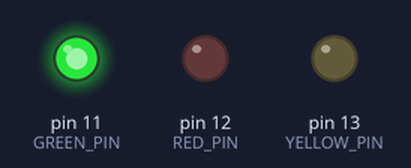
This sketch was run on a simulated Arduino Uno, built with avr-gcc and run on an emulated ATmega328P. On the bench: output pins drawn as LEDs (lit = HIGH).

Above: at 3.0 s.
At 7.5 s:
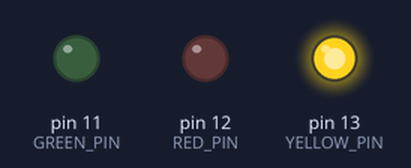
At 11.0 s:
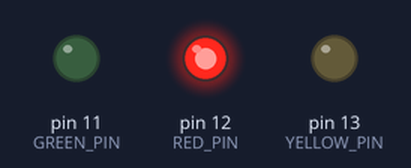
At 15.0 s:
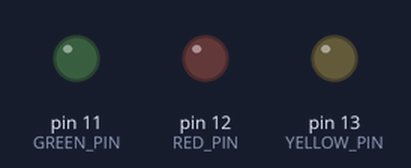
Timing chart, 0 to 22.1 s (numbered marks = the images above):
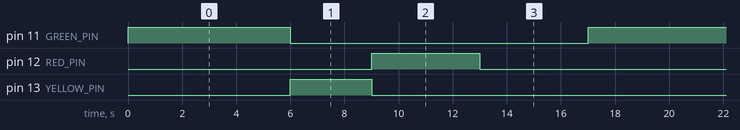

Measured:
- by itself, pin 11 (GREEN_PIN): alternates HIGH for 6.0 s and LOW for 11.0 s
- by itself, pin 12 (RED_PIN): alternates HIGH for 4.0 s and LOW for 13.0 s
- by itself, pin 13 (YELLOW_PIN): alternates HIGH for 3.0 s and LOW for 14.0 s

The sketch:

Cau1.ino
```cpp
/*
  Author: lov3five
*/
//Khai báo chân Pin các đèn LED
int GREEN_PIN = 11;
int RED_PIN = 12;
int YELLOW_PIN = 13;

void setup() {
  //Setup tốc độ dữ liệu theo bit trên giây (baud) để truyền dữ liệu
  Serial.begin(9600);
  pinMode(GREEN_PIN, OUTPUT);
  pinMode(RED_PIN, OUTPUT);
  pinMode(YELLOW_PIN, OUTPUT);
}

void ledLight(int pin, int duration) {
  digitalWrite(pin, HIGH);
  delay(duration*1000);
  digitalWrite(pin, LOW);
}

void loop() {
  //Đèn xanh sáng 6s
  ledLight(GREEN_PIN, 6);
  //Đèn vàng sáng 3s
  ledLight(YELLOW_PIN, 3);
  //Đèn đỏ sáng 4s
  ledLight(RED_PIN, 4);

  delay(4000); //4s

}
```
